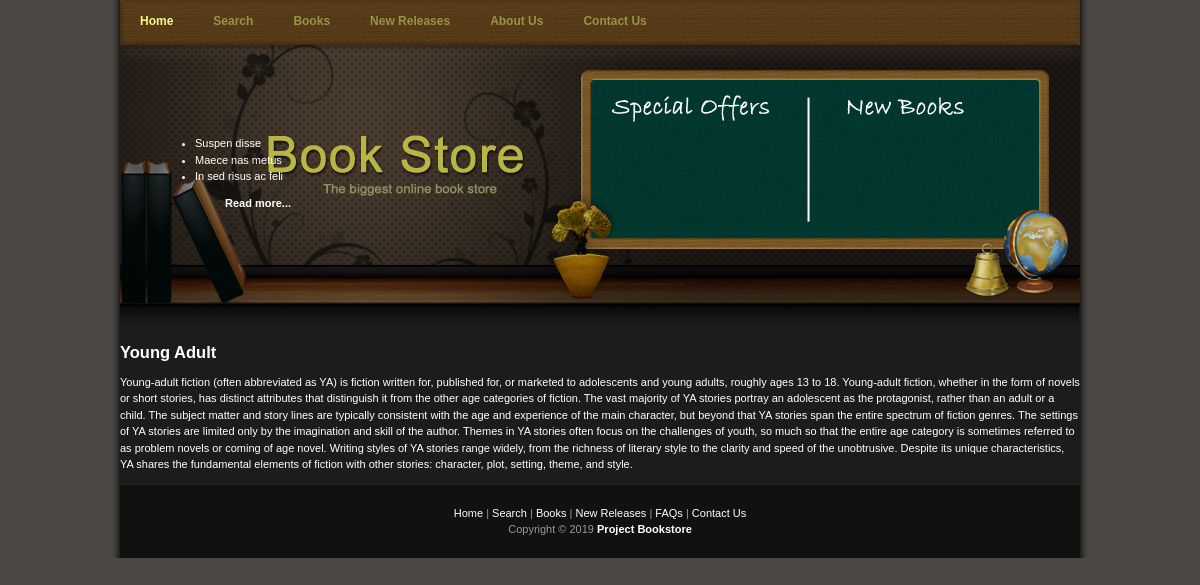
Page /tag.php?tag=Young Adult on the committed database.
### tables this page shows
CREATE TABLE IF NOT EXISTS `tag` (
  `name` varchar(20) NOT NULL,
  `description` text NOT NULL
);

### lib/sanitizers_validators.php (called while the page is built)
<?php
function sanitizeName($name) {
    return $name;
}
?>

### tag.php (the view, shortened to what this page needs)
<?php
    require_once "templates/header.html.php";
?>
<?php
require "lib/sanitizers_validators.php";
$tag = sanitizeName($_GET["tag"]);
$tag_query = "SELECT name,description FROM bookstore.tag WHERE name = '{$tag}'";
$tags = $connection->query($tag_query)->fetch_assoc();
?>
<div id="tag">
    <div id="tag-name">
        <h2> <?php echo $tags["name"]; ?></h2>
        <div class="tag-description">
            <?php
            echo $tags["description"];
            ?>
        </div>
    </div>
</div>
<?php
require_once "templates/footer.html.php"
?>

### assets/css/common_style.css (style rules this page uses)
body { margin: 0; padding: 0; line-height: 1.5em; font-family: Verdana, Arial, san-serif; font-size: 11px; color: #ffffff; background: #4b4743; }

### rows in the picture
tag: name "Young Adult", description "Young-adult fiction (often abbreviated as YA) is fiction written for, published for, or marketed to adolescents and young adults, roughly ages 13 to 18. Young-adult fiction, whether in the form of novels or short stories, has distinct attributes that distinguish it from the other age categories of fiction. The vast majority of YA stories portray an adolescent as the protagonist, rather than an adult or a child. The subject matter and story lines are typically consistent with the age and experience of the main character, but beyond that YA stories span the entire spectrum of fiction genres. The settings of YA stories are limited only by the imagination and skill of the author. Themes in YA…"
